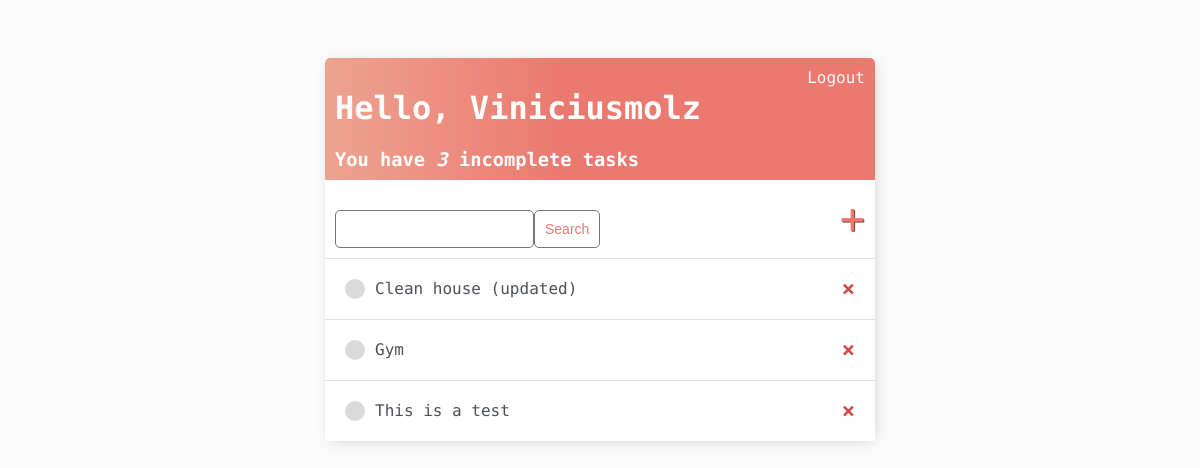
Before: / (signed in) with the older database file.
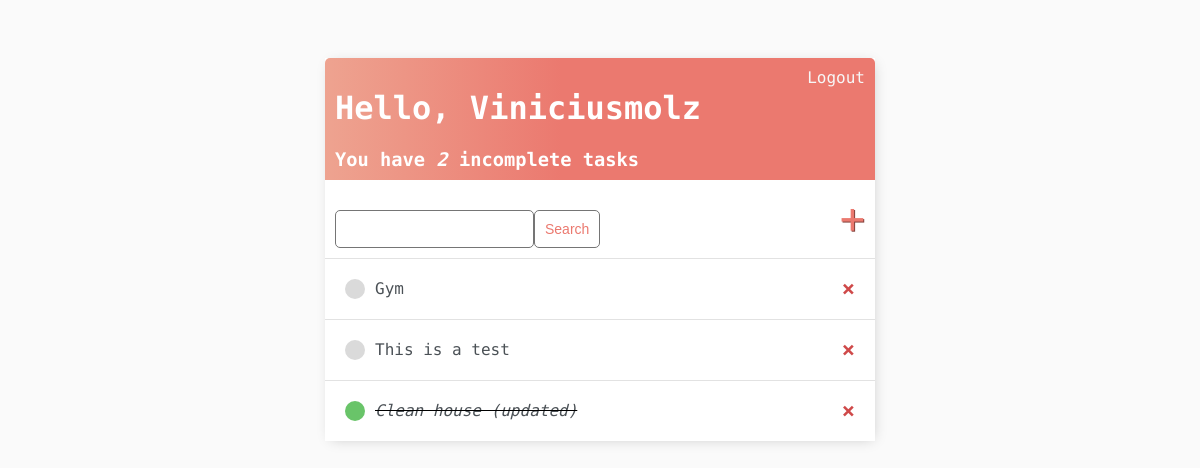
After: the same page with the newer database file.
### base/models.py (models this page shows)
class Task(models.Model):
    user = models.ForeignKey(User, on_delete=models.CASCADE, null=True, blank=True)
    title = models.CharField(max_length=200)
    description = models.TextField(null=True, blank=True)
    complete = models.BooleanField(default=False)
    created = models.DateTimeField(auto_now_add=True)
    def __str__(self):
        return self.title
    class Meta:
        ordering = ['complete']

### base/views.py (the view)
# urls.py: path('', TaskList.as_view(), name='tasks'),
class TaskList(LoginRequiredMixin, ListView):
    model = Task
    context_object_name = 'tasks'
    def get_context_data(self, **kwargs):
        context = super().get_context_data(**kwargs)
        context['tasks'] = context['tasks'].filter(user=self.request.user)
        context['count'] = context['tasks'].filter(complete=False).count()
        context['color'] = 'red'
        search_input = self.request.GET.get('search-area') or ''
        if search_input:
            context['tasks'] = context['tasks'].filter(title__startswith=search_input)
        context['search_input'] = search_input
        return context

### base/templates/base/task_list.html
{% extends 'base/main.html' %}
{% block content %}
<div class="header-bar">
    <div>
        <h1>Hello, {{request.user|title}}</h1>
        {% if count > 1 %}
        <h3 style="margin:0">You have <i>{{count}}</i> incomplete tasks</h3>
        {% else %}
        <h3 style="margin:0">You have <i>{{count}}</i> incomplete task</h3>
        {% endif %}
    </div>
    {% if request.user.is_authenticated %}
    <a href="{% url 'logout' %}">Logout</a>
    {% else %}
    <a href="{% url 'login' %}">Login</a>
    {% endif %}
</div>
<div id="search-add-wrapper">
    <form method="GET" style="margin-top: 20px;display: flex;">
        <input type="text" name="search-area" value="{{ search_input }}">
        <input class="button" type="submit" value="Search">
    </form>
    <a id="add-link" href="{% url 'create-task' %}">&#x2b;</a>
</div>
<div class="task-item-wrapper">
    {% for task in tasks %}
        <div class="task-wrapper">
            {% if task.complete %}
                <div class="task-title">
                    <div class="task-complete-icon"></div>
                    <i><s><a href="{% url 'update-task' task.id %}">{{task}}</a></s></i>
                </div>
                <a class="delete-link" href="{% url 'delete-task' task.id %}">&#215;</a>
            {% else %}
            <div class="task-title">
                <div class="task-incomplete-icon"></div>
                <a href="{% url 'update-task' task.id %}">{{task}}</a>
            </div>
            <a class="delete-link" href="{% url 'delete-task' task.id %}">&#215;</a>
            {% endif %}
        </div>
    {% empty %}
    <h3>No items in list</h3>
    {% endfor %}
</div>
{% endblock content %}

Changed rows visible on the page:
changed Task "Clean house (updated)": complete False → True (drawn); moves down the list
Other visible differences:
{{ count }}: "3" → "2"
